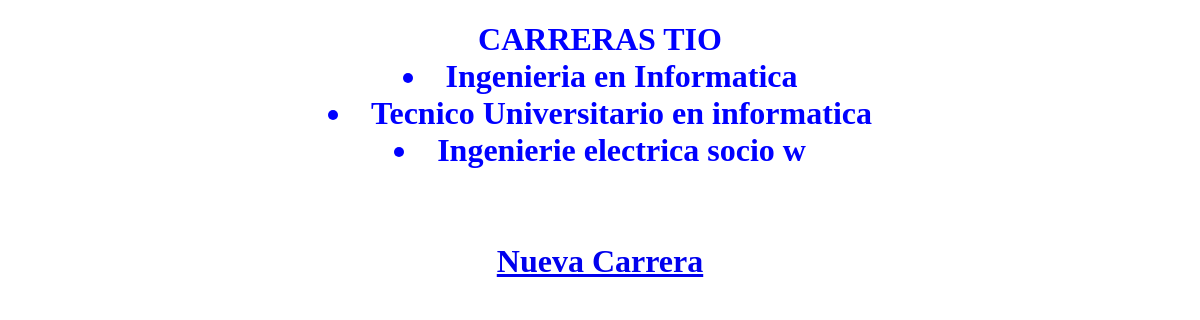
Before: /carreras/ with the older database file.
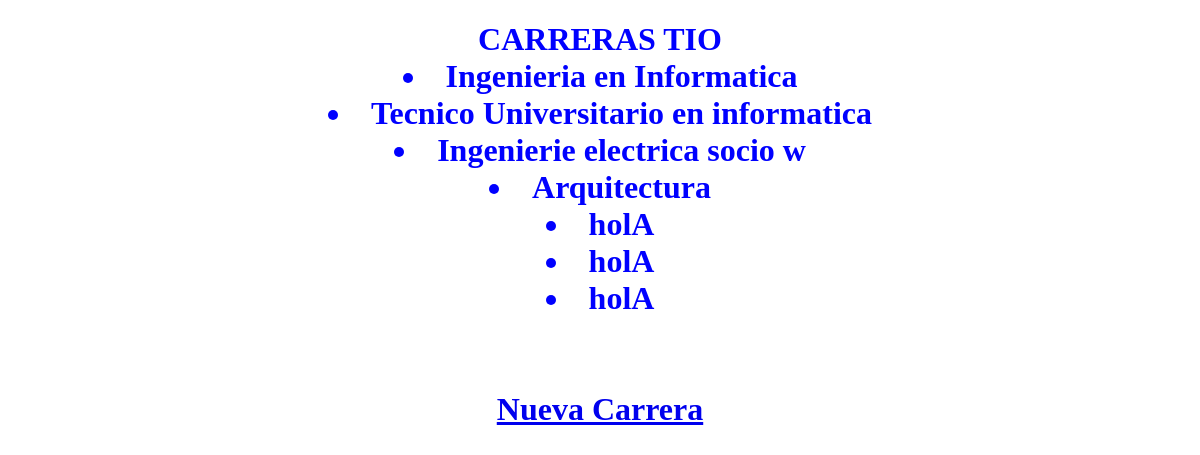
After: the same page with the newer database file.
### core/models.py (models this page shows, shortened)
class Carrera(models.Model):
    codigo= models.CharField(max_length=10)
    nombre_carrera= models.CharField(max_length=50)
    duracion_semestres= models.IntegerField()

### core/views.py (the view)
# urls.py: path('carreras/', views.carrera, name="carrera"),
def carrera(request):
    carreras = Carrera.objects.all()  #Selecciona todo lo de la tabla carrera
    data = {
        'carreras': carreras
    }
    return render(request,'core/carreras.html', data)

### core/templates/core/carreras.html (shortened to what this page needs)
{% load static %}
<!DOCTYPE html>
<html lang="en">
<head>
    <link type="text/css" href='{% static "css/temas.css" %}' rel="stylesheet" />
</head>
<body>
    <h1>CARRERAS TIO</h>
    {% for carrera in carreras %}
    <li> {{carrera.nombre_carrera}} </li>
    {% endfor %}
<BR>
    <BR>
        <a href="{% url 'nueva_carrera' %}"> Nueva Carrera</a>
</body>
</html>

### core/static/css/temas.css (style rules this page uses)
h1 { text-align: center; color: blue; }

Changed rows visible on the page:
added Carrera: nombre_carrera "Arquitectura"
added Carrera: nombre_carrera "holA"
added Carrera: nombre_carrera "holA"
added Carrera: nombre_carrera "holA"
